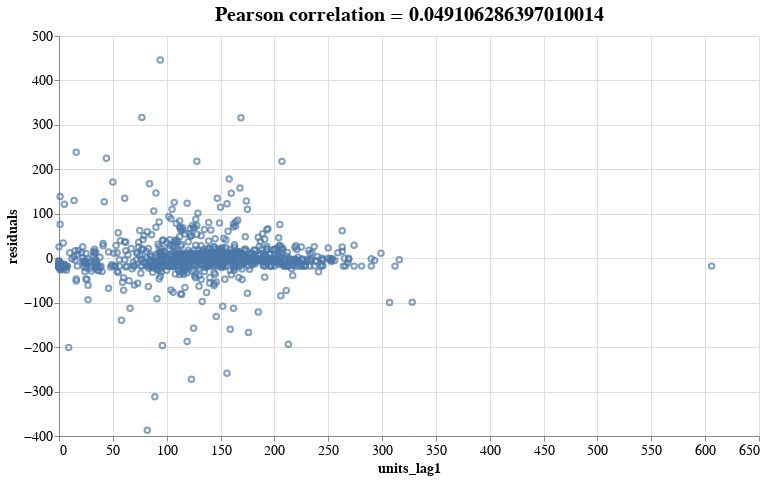

Here is the notebook cell this chart was saved with:
### Code cell
alt.Chart(pd.concat((x, residuals), axis=1)).mark_point(point=True) \
.encode(
    x = alt.X("units_lag1:Q"),
    y = alt.Y("residuals:Q"),
).properties(width=700, height=400, title=f"Pearson correlation = {x['units_lag1'].corr(residuals)}").configure_axis(
    labelFontSize=14,
    titleFontSize=14
).configure_title(fontSize=20)

### Figure 1 — Vega-Lite specification as saved in the notebook (floating-point values rounded to 4 significant figures; data arrays with more than 128 entries replaced by an {"elided": "..."} marker saying what was removed)
{"$schema": "https://vega.github.io/schema/vega-lite/v4.8.1.json", "config": {"axis": {"labelFontSize": 14, "titleFontSize": 14}, "title": {"fontSize": 20}, "view": {"continuousHeight": 300, "continuousWidth": 400}}, "data": {"name": "data-b438c5f15f333135b80a7080607cfa9c"}, "datasets": {"data-b438c5f15f333135b80a7080607cfa9c": {"elided": "1057 records"}}, "encoding": {"x": {"field": "units_lag1", "type": "quantitative"}, "y": {"field": "residuals", "type": "quantitative"}}, "height": 400, "mark": {"point": true, "type": "point"}, "title": "Pearson correlation = 0.049106286397010014", "width": 700}
